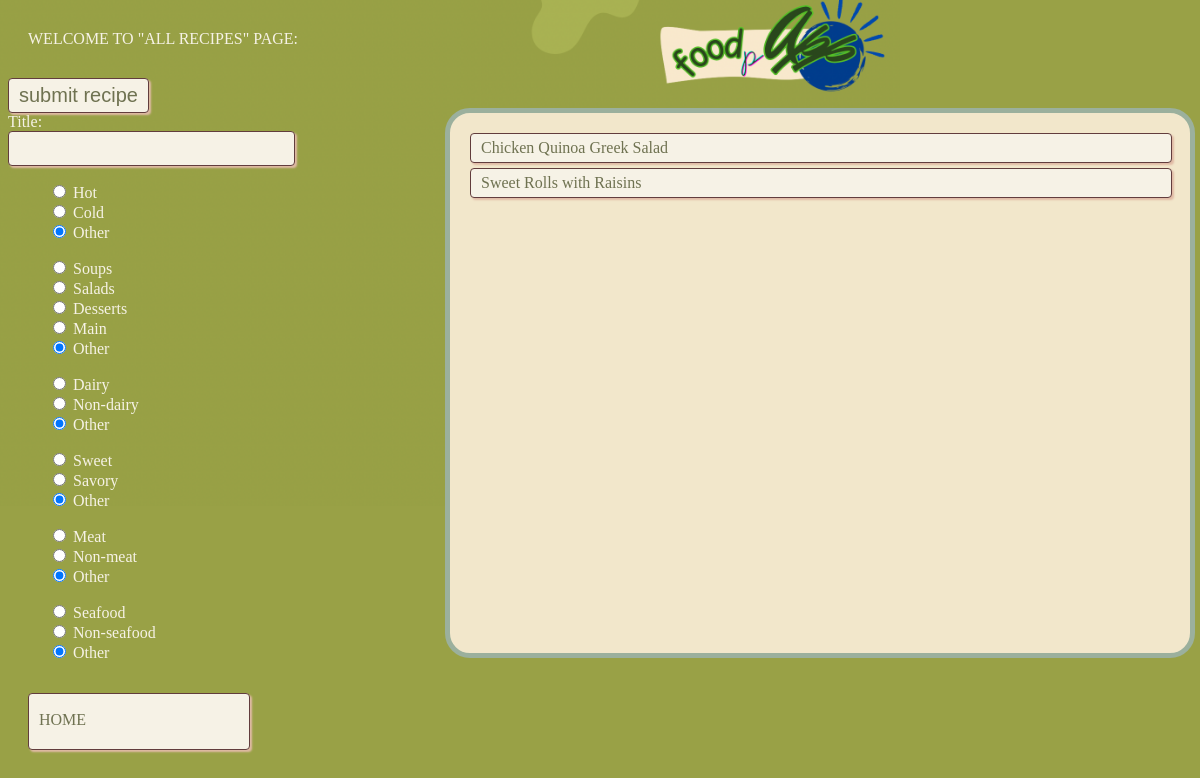
Before: /home/allrecipestagspage (signed in) with the older database file.
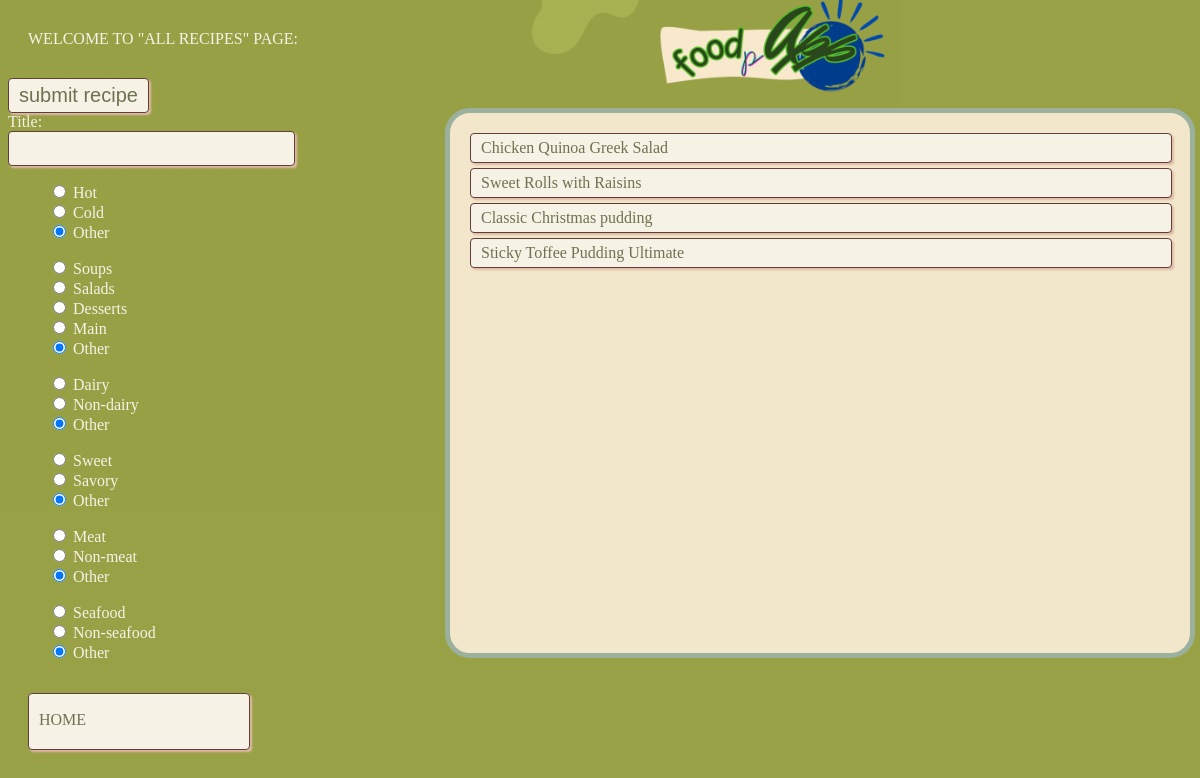
After: the same page with the newer database file.
### app/models.py (models this page shows, shortened)
class Recipe(db.Model):
    id = db.Column(db.Integer, primary_key=True)  # Primary key for recipe ID
    title = db.Column(db.String(80))  # Column for recipe title with a max length of 80 characters
    description = db.Column(db.Text, nullable=False)  # Column for recipe description (non-nullable)
    ingredients = db.Column(db.Text, nullable=False)
    instructions = db.Column(db.Text, nullable=False)
    comment_ids = db.Column(db.String, default="")
    created = db.Column(db.DateTime, default=datetime.now())  # Timestamp for when the recipe is created
    user_id = db.Column(db.Integer, db.ForeignKey('user.id'))  # Foreign key to associate with a User
    created = db.Column(db.DateTime, default=datetime.now())
    ratings = db.Column(db.String, default="")                 # String formatted as "UserID Rating UserID Rating ..."
    num_of_rating = db.Column(db.Integer, default=0)
    total_rating = db.Column(db.Integer, default=0)
    tags = db.Column(db.JSON, default={})

### app/routes.py (the view, shortened to what this page needs)
@myapp_obj.route("/home/allrecipestagspage", methods=['GET', 'POST'])
@login_required  # Ensure the user is logged in before accessing this route
def allrecipestags():
    form = RecipeForm()
    query = Recipe.query
    if ("title" in request.args):
        arg = request.args.get("title")
        form.title_for_search.data = arg
        query = query.filter(or_(Recipe.ingredients.icontains(arg), Recipe.title.icontains(arg)))
    if ("temperature" in request.args):
        arg = request.args.get("temperature")
        form.temperature.data = arg
        query = query.filter(func.json_extract(Recipe.tags, "$.temperature") == arg)
    if ("dish_type" in request.args):
        arg = request.args.get("dish_type")
        form.dish_type.data = arg
        query = query.filter(func.json_extract(Recipe.tags, "$.dish_type") == arg)
    if ("dairy" in request.args):
        arg = request.args.get("dairy")
        form.dairy.data = arg
        query = query.filter(func.json_extract(Recipe.tags, "$.dairy") == arg)
    if ("sweetness" in request.args):
        arg = request.args.get("sweetness")
        form.sweetness.data = arg
        query = query.filter(func.json_extract(Recipe.tags, "$.sweetness") == arg)
    if ("meat" in request.args):
        arg = request.args.get("meat")
        form.meat.data = arg
        query = query.filter(func.json_extract(Recipe.tags, "$.meat") == arg)
    if ("seafood" in request.args):
        arg = request.args.get("seafood")
        form.seafood.data = arg
        query = query.filter(func.json_extract(Recipe.tags, "$.seafood") == arg)
    recipes = query.all()
    return render_template("allrecipestagspage.html", title = "All Recipes Tags", form = form, pageClass = "allrecipestagspage", recipes=recipes)  # Render home.html

### app/__init__.py (called while the page is built)
@login.user_loader
def load_user(id):
    return User.query.get(int(id))  # Fetch the user by ID from the database

### app/templates/allrecipestagspage.html (shortened to what this page needs)
{% extends "base.html" %}
{% block content %}
	<div class = "welcome-text"> WELCOME TO "ALL RECIPES" PAGE: </div>
	<div class = "container">
		<div class = "left">
			<form action="" method="POST">
				{{ form.submit_recipe() }}
				<div class="form-field">
		            <div class="input-text">{{form.title.label}}:</div>
		            {{ form.title_for_search(class="form-control", id="title") }}
		        </div>
				<div class = "tags">
					{{form.temperature}}
					{{form.dish_type}}
					{{form.dairy}}
					{{form.sweetness}}
					{{form.meat}}
					{{form.seafood}}
				</div>
			</form>
		</div>
		<div class = "right">
			<div class = "links">
				<div class = "recipes">
					{% for r in recipes %}
					 <a href = "{{url_for('mysinglerecipeview', num = r.id)}}">
					 	<div class = "button"> {{r.title}} </div>
					 </a>
					 {% endfor %}
				 </div>
			 </div>
		 </div>
	</div>
	<a href = "{{url_for('home')}}" id = "home">
		<div class = "button home-button"> HOME </div>
	</a>
{% endblock %}

### app/templates/base.html (shortened to what this page needs)
<html>
<head>
	<link rel = "stylesheet" href = "{{ url_for('static', filename = 'styles.css')}}">
</head>
<body class = "{{pageClass}}">
    {% block content %} {% endblock %}
</body>
</html>

### app/static/styles.css (style rules this page uses)
a { text-decoration: none; }
.welcome-text { color: #f6f2e6; margin: 30px 20px; }
div.button.home-button { position: absolute; left: 28px; bottom: 30px; width: 200px; height: 33px; margin-bottom: 20px; padding-top: 17px; }

Changed rows visible on the page:
added Recipe: title "Classic Christmas pudding"
added Recipe: title "Sticky Toffee Pudding Ultimate"
